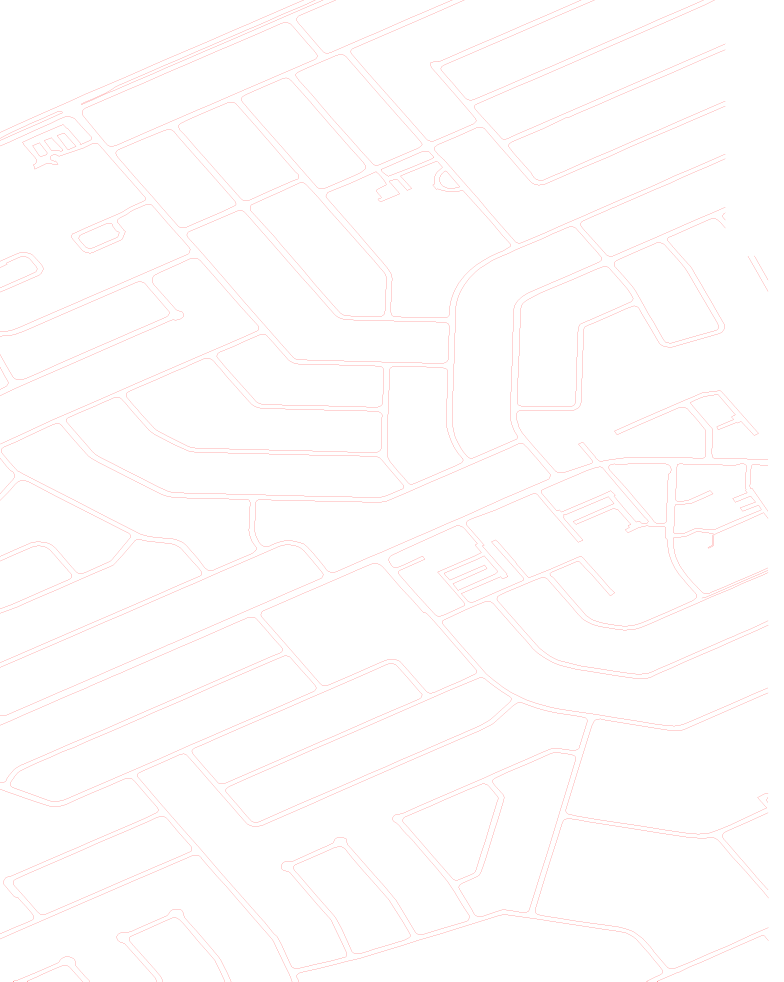
#> input picture data/1/edge.png, 4701 x 5888 px, found by its file name (shown at 1/6 size); the run also reads 1 picture not shown here
$ python full_prediction.py
#> lines starting #> are read from the running program, lines starting #| are printed output that depends on the picture; after the words box and inside, x2 and y2 are one past the last pixel; in counts of white or black regions, pixels touching at a corner belong together
### ver_2/data_loader.py
import os
import cv2
import pickle
import numpy as np
import tensorflow as tf

NUM_TRAIN_IMG = -10000
DATA_DIR = '../data/'
TRAIN_IMG_PICKLE = '../data/img.pickle'
TRAIN_SEG_PICKLE = '../data/segments.pickle'
TRAIN_EDG_PICKLE = '../data/edges.pickle'
TRAIN_CEN_PICKLE = '../data/centerlines.pickle'

TEST_IMG_PICKLE = '../data/test_img.pickle'
TEST_SEG_PICKLE = '../data/test_segments.pickle'
TEST_EDG_PICKLE = '../data/test_edges.pickle'
TEST_CEN_PICKLE = '../data/test_centerlines.pickle'

TRAIN_SET = [2,3,4,5,6,7,8,9,10,11,12,13,14,15]
TEST_SET  = [1,16,17,18,19,20]
H, W, C, C_ = 128, 128, 3, 1

train_images = []
test_images  = []

labels_segments    = []
labels_edges       = []
labels_centerlines = []

test_labels_segments = []
test_labels_edges = []
test_labels_centerlines = []

def cropping_images(img, crop_size=(128,128)):
    crops = []

    H, W = img.shape[0], img.shape[1]

    ### Get the ratio to resize ###
    ratio_h = int(H/crop_size[0])
    ratio_w = int(W/crop_size[1])

    ### get the refined resize dimensions ###
    resized_dimensions = (crop_size[1] * ratio_w , crop_size[0] * ratio_h)

    ### resize the image ###
    img_resize = cv2.resize(img, resized_dimensions)

    ### Divide the images into chunks of 128 x 128 squares ###
    for i in range(ratio_h):
        for j in range(ratio_w):
            crop = img_resize[i*crop_size[0]: (i+1)*crop_size[0], j*crop_size[1]:(j+1)*crop_size[1]]

            crops.append(crop)

    return crops

if(not os.path.exists(TRAIN_IMG_PICKLE) or
        not os.path.exists(TRAIN_SEG_PICKLE) or
        not os.path.exists(TRAIN_CEN_PICKLE)):
    for entry in TRAIN_SET:
        abs_img_path = DATA_DIR + ("/%d/" % entry) + ("Ottawa-%d.tif" % entry)

        abs_img_path_bingmap = DATA_DIR + ("/%d/" % entry) + ("Ottawa-%d_bingmap.png" % entry)
        abs_surface_path = DATA_DIR + ("/%d/" % entry) + "segmentation.png"
        abs_edge_path = DATA_DIR + ("/%d/" % entry) + "edge.png"
        abs_centerline_path = DATA_DIR + ("/%d/" % entry) + "centerline.png"

        print("[INFO] Processing training image with id %d ..." % entry)

        print(abs_img_path)
        img = cv2.imread(abs_img_path)
        img_bingmap = cv2.imread(abs_img_path_bingmap)
        edge = cv2.cvtColor(cv2.imread(abs_edge_path), cv2.COLOR_BGR2GRAY)
#> edge: shape (5888, 4701); min 76, max 255, mean 253.9
        surface = cv2.cvtColor(cv2.imread(abs_surface_path), cv2.COLOR_BGR2GRAY)
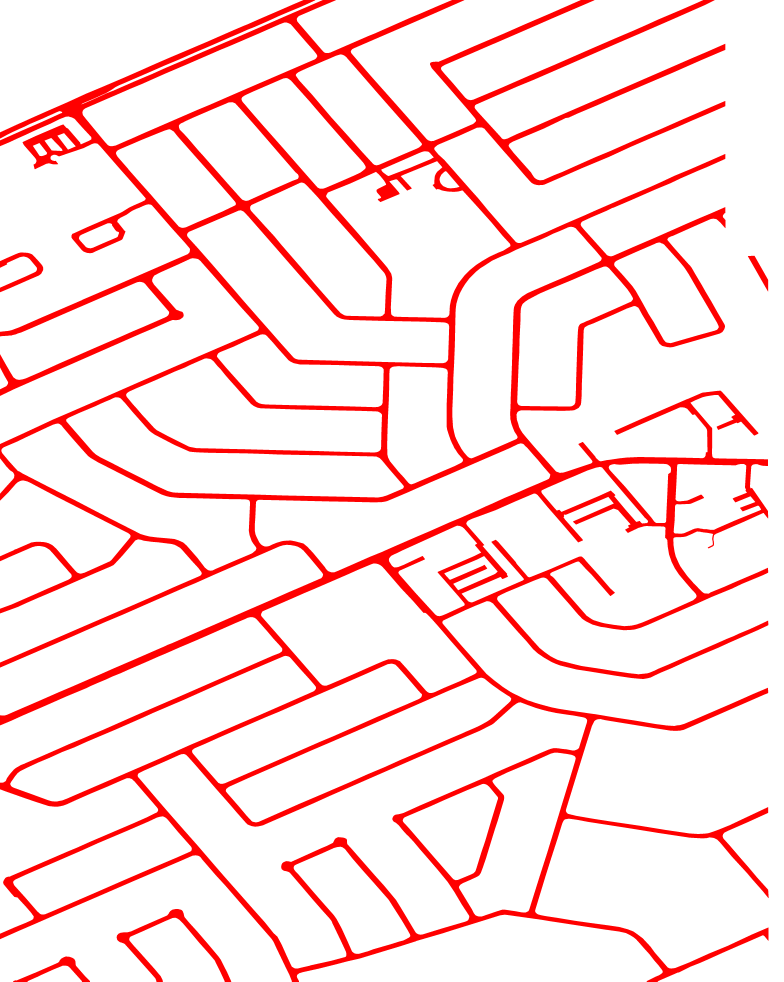
#> input picture data/1/segmentation.png, 4701 x 5888 px, found by its file name (shown at 1/6 size)
#> surface: shape (5888, 4701); min 76, max 255, mean 234.5
        centerline = cv2.cvtColor(cv2.imread(abs_centerline_path), cv2.COLOR_BGR2GRAY)
#> centerline: shape (5888, 4701); min 76, max 255, mean 254.4

        edge[edge < 250] = 1
        edge[edge >= 250] = 0
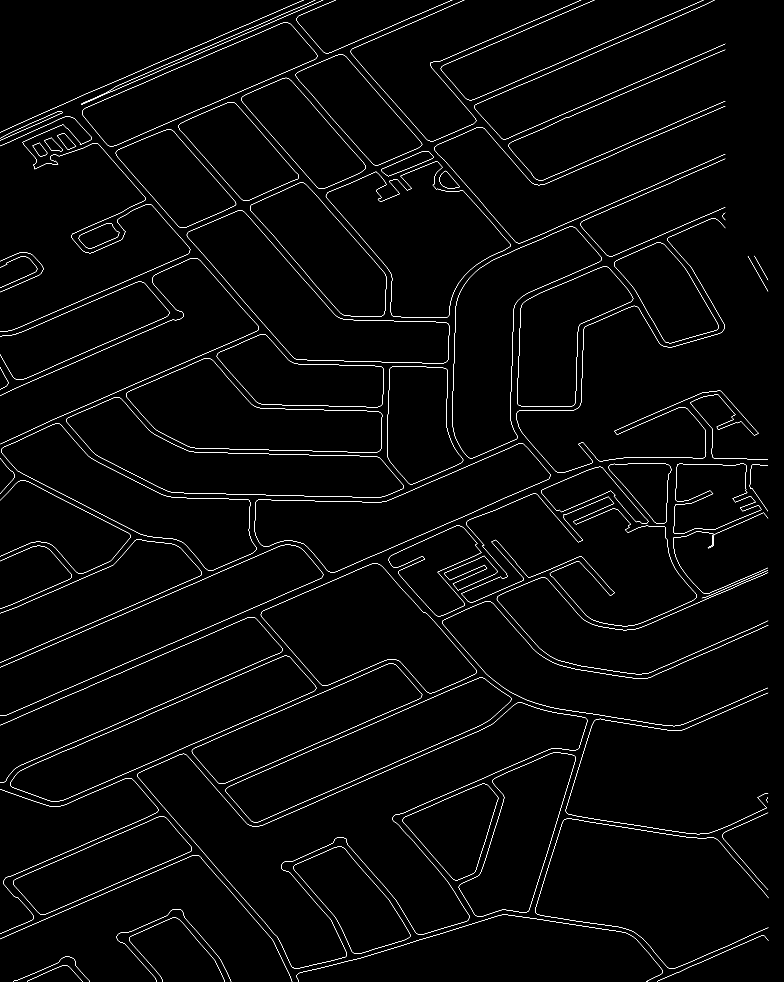
#> edge: shape (5888, 4701) (shown at 1/6 size); values 0 (black) and 1 (white), 0.62% white in thin lines or dots

        surface[surface < 250] = 1
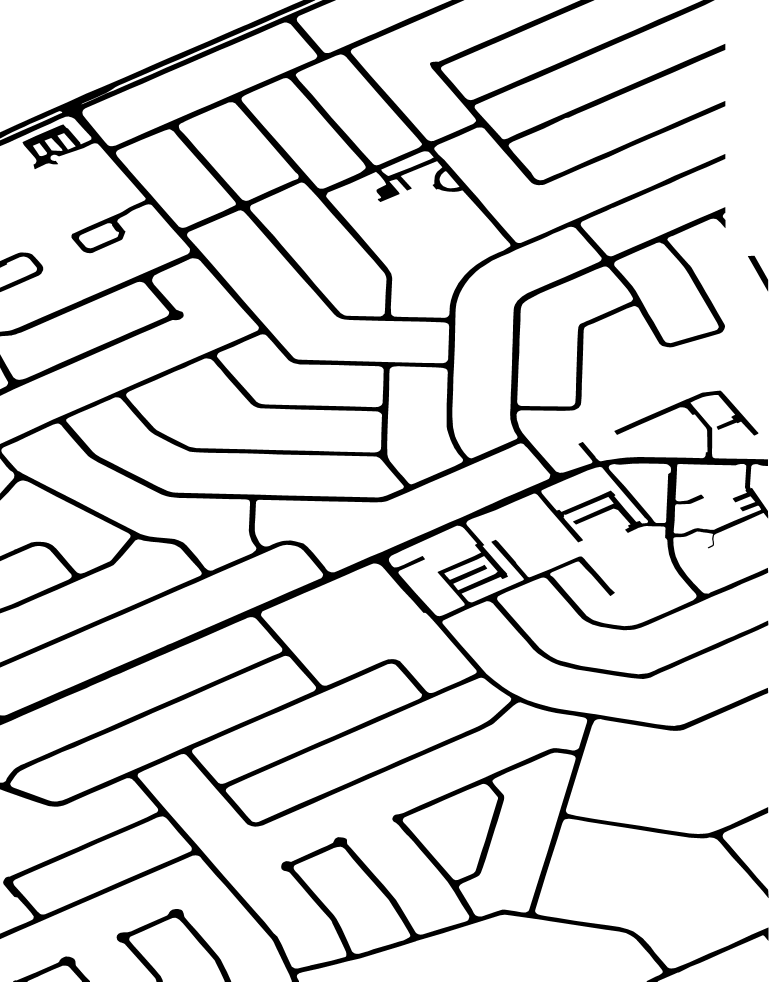
#> surface: shape (5888, 4701) (shown at 1/6 size); values 1 (black) and 255 (white), 88.6% white; 5 black regions, box (x1, y1, x2, y2) and area: (0, 0, 4612, 5888) 3084799, (700, 5454, 1387, 5888) 42287, (0, 1515, 259, 1753) 16405, (79, 5739, 540, 5888) 16131, (4487, 1535, 4609, 1749) 7417
        surface[surface >= 250] = 0
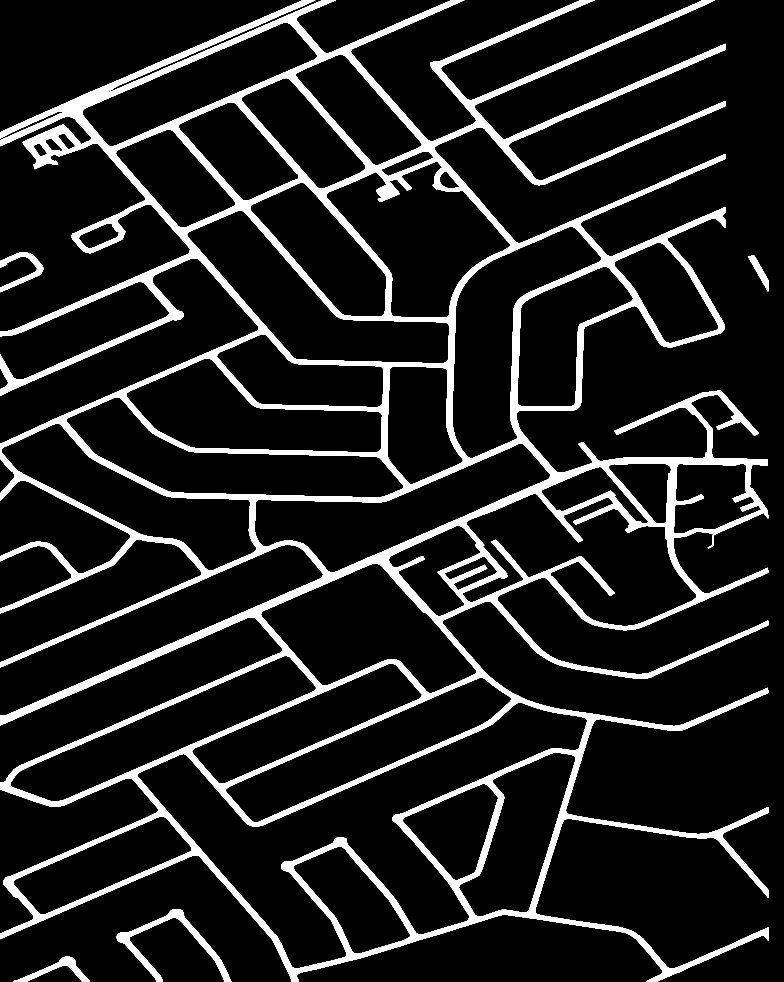
#> surface: shape (5888, 4701) (shown at 1/6 size); values 0 (black) and 1 (white), 11.4% white; 5 white regions, box (x1, y1, x2, y2) and area: (0, 0, 4612, 5888) 3084799, (700, 5454, 1387, 5888) 42287, (0, 1515, 259, 1753) 16405, (79, 5739, 540, 5888) 16131, (4487, 1535, 4609, 1749) 7417

        centerline[centerline < 250] = 1
        centerline[centerline >= 250] = 0
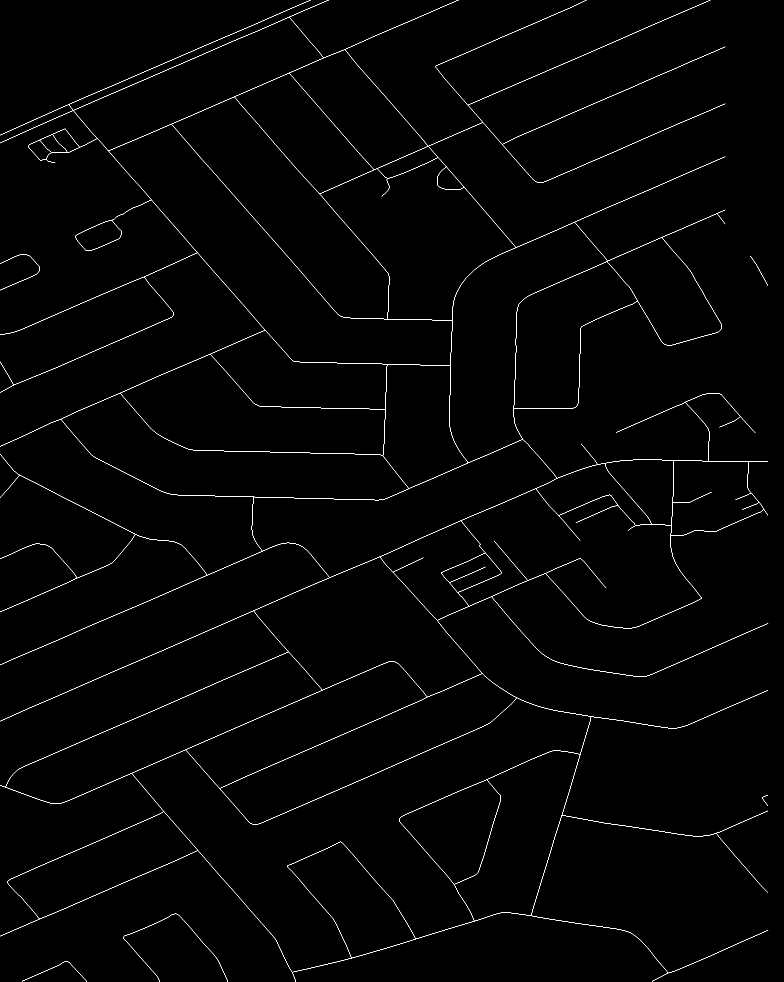
#> centerline: shape (5888, 4701) (shown at 1/6 size); values 0 (black) and 1 (white), 0.32% white in thin lines or dots

        img_crops = cropping_images(img)
        img_crops_bingmap = cropping_images(img_bingmap)
        surface_crops = cropping_images(surface)
        edge_crops = cropping_images(edge)
        centerline_crops = cropping_images(centerline)

        train_images.extend(img_crops)
        train_images.extend(img_crops_bingmap)

        labels_segments.extend(surface_crops)
        labels_edges.extend(edge_crops)
        labels_centerlines.extend(centerline_crops)

        labels_segments.extend(surface_crops)
        labels_edges.extend(edge_crops)
        labels_centerlines.extend(centerline_crops)

    ### Serializing the data ###
    print('[INFO] Serializing data ...')
    pickle.dump(train_images, open(TRAIN_IMG_PICKLE, 'wb'))
    pickle.dump(labels_segments, open(TRAIN_SEG_PICKLE, 'wb'))
    pickle.dump(labels_edges, open(TRAIN_EDG_PICKLE, 'wb'))
    pickle.dump(labels_centerlines, open(TRAIN_CEN_PICKLE, 'wb'))
else:
    print('[INFO] Loading data ...')
    train_images = pickle.load(open(TRAIN_IMG_PICKLE, 'rb'))
    labels_segments = pickle.load(open(TRAIN_SEG_PICKLE, 'rb'))
    labels_edges = pickle.load(open(TRAIN_EDG_PICKLE, 'rb'))
    labels_centerlines = pickle.load(open(TRAIN_CEN_PICKLE, 'rb'))

if(NUM_TRAIN_IMG < 0): NUM_TRAIN_IMG=len(train_images)
print(np.array(train_images).shape)
print(np.array(labels_segments).shape)
train_images = np.array(train_images)[:NUM_TRAIN_IMG].reshape(-1, H, W, C)
labels_segments = np.array(labels_segments)[:NUM_TRAIN_IMG]
labels_edges = np.array(labels_edges)[:NUM_TRAIN_IMG]
labels_centerlines = np.array(labels_centerlines)[:NUM_TRAIN_IMG]

'''
labels_segments = tf.one_hot(labels_segments, depth=2)
labels_edges = tf.one_hot(labels_edges, depth=2)
labels_centerlines = tf.one_hot(labels_centerlines, depth=2)
'''

if(not os.path.exists(TEST_IMG_PICKLE) or
        not os.path.exists(TEST_SEG_PICKLE) or
        not os.path.exists(TEST_CEN_PICKLE)):
    for entry in TEST_SET:
        abs_img_path = DATA_DIR + ("/%d/" % entry) + ("Ottawa-%d.tif" % entry)
        abs_surface_path = DATA_DIR + ("/%d/" % entry) + "segmentation.png"
        abs_edge_path = DATA_DIR + ("/%d/" % entry) + "edge.png"
        abs_centerline_path = DATA_DIR + ("/%d/" % entry) + "centerline.png"

        print("[INFO] Processing testing image with id %d ..." % entry)

        print(abs_img_path)
        img = cv2.imread(abs_img_path)
        edge = cv2.cvtColor(cv2.imread(abs_edge_path), cv2.COLOR_BGR2GRAY)
        surface = cv2.cvtColor(cv2.imread(abs_surface_path), cv2.COLOR_BGR2GRAY)
        centerline = cv2.cvtColor(cv2.imread(abs_centerline_path), cv2.COLOR_BGR2GRAY)

        edge[edge < 250] = 1
        edge[edge >= 250] = 0

        surface[surface < 250] = 1
        surface[surface >= 250] = 0

        centerline[centerline < 250] = 1
        centerline[centerline >= 250] = 0

        img_crops = cropping_images(img)
        surface_crops = cropping_images(surface)
        edge_crops = cropping_images(edge)
        centerline_crops = cropping_images(centerline)

        test_images.extend(img_crops)
        test_labels_segments.extend(surface_crops)
        test_labels_edges.extend(edge_crops)
        test_labels_centerlines.extend(centerline_crops)

    ### Serializing the data ###
    print('[INFO] Serializing data ...')
    pickle.dump(test_images, open(TEST_IMG_PICKLE, 'wb'))
    pickle.dump(test_labels_segments, open(TEST_SEG_PICKLE, 'wb'))
    pickle.dump(test_labels_edges, open(TEST_EDG_PICKLE, 'wb'))
    pickle.dump(test_labels_centerlines, open(TEST_CEN_PICKLE, 'wb'))
else:
    print('[INFO] Loading data ...')
    test_images = pickle.load(open(TEST_IMG_PICKLE, 'rb'))
    test_labels_segments = pickle.load(open(TEST_SEG_PICKLE, 'rb'))
    test_labels_edges = pickle.load(open(TEST_EDG_PICKLE, 'rb'))
    test_labels_centerlines = pickle.load(open(TEST_CEN_PICKLE, 'rb'))

test_images = np.array(test_images).reshape(-1, H, W, C)
test_labels_segments = np.array(test_labels_segments)
test_labels_edges = np.array(test_labels_edges)
test_labels_centerlines = np.array(test_labels_centerlines)

'''
test_labels_segments = tf.one_hot(test_labels_segments, depth=2)
test_labels_edges = tf.one_hot(test_labels_edges, depth=2)
test_labels_centerlines = tf.one_hot(test_labels_centerlines, depth=2)
'''

print("[INFO] Filtering blank image patches ... ")
counter = 0
while(True):
    if(os.path.exists('data/images_noblank.pickle') and \
            os.path.exists('data/seg_noblank.pickle') and \
            os.path.exists('data/line_noblank.pickle') and \
            os.path.exists('data/edge_noblank.pickle')):
        break

    if(counter >= train_images.shape[0]):
        break

    seg = labels_segments[counter]
    line = labels_centerlines[counter]
    edge = labels_edges[counter]

    if(np.sum(seg) == 0 or np.sum(line) == 0 or np.sum(edge) == 0):
        train_images = np.delete(train_images, counter, axis=0)
        labels_segments = np.delete(labels_segments, counter, axis=0)
        labels_centerlines = np.delete(labels_centerlines, counter, axis=0)
        labels_edges = np.delete(labels_edges, counter, axis=0)
        counter -= 1

    counter += 1
print('[INFO] Num blank patches : ', counter)

if(os.path.exists('data/images_noblank.pickle') and \
        os.path.exists('data/seg_noblank.pickle') and \
        os.path.exists('data/line_noblank.pickle') and \
        os.path.exists('data/edge_noblank.pickle')):
    print('[INFO] Images already filtered ... ')
    train_images = pickle.load(open('data/images_noblank.pickle', 'rb'))
    labels_segments = pickle.load(open('data/seg_noblank.pickle', 'rb'))
    labels_centerlines = pickle.load(open('data/line_noblank.pickle', 'rb'))
    labels_edges = pickle.load(open('data/edge_noblank.pickle', 'rb'))

print('[INFO] After filtering : ')
print('  %d segmentation images ' % labels_segments.shape[0])
print('  %d centerline images ' % labels_centerlines.shape[0])
print('  %d edges images ' % labels_edges.shape[0])
print('  %d train images ' % train_images.shape[0])

if(not (os.path.exists('data/images_noblank.pickle') and \
        os.path.exists('data/seg_noblank.pickle') and \
        os.path.exists('data/line_noblank.pickle') and \
        os.path.exists('data/edge_noblank.pickle'))):
    pickle.dump(train_images, open('data/images_noblank.pickle', 'wb'))
    pickle.dump(labels_segments, open('data/seg_noblank.pickle', 'wb'))
    pickle.dump(labels_centerlines, open('data/line_noblank.pickle', 'wb'))
    pickle.dump(labels_edges, open('data/edge_noblank.pickle', 'wb'))

### ver_2/full_prediction.py
import os
import cv2
import numpy as np
import matplotlib.pyplot as plt

from argparse import ArgumentParser

from roadnet import RoadNet
from tensorflow.keras.models import Model
#> (the run stopped early here; a loop or call above may not have finished)
